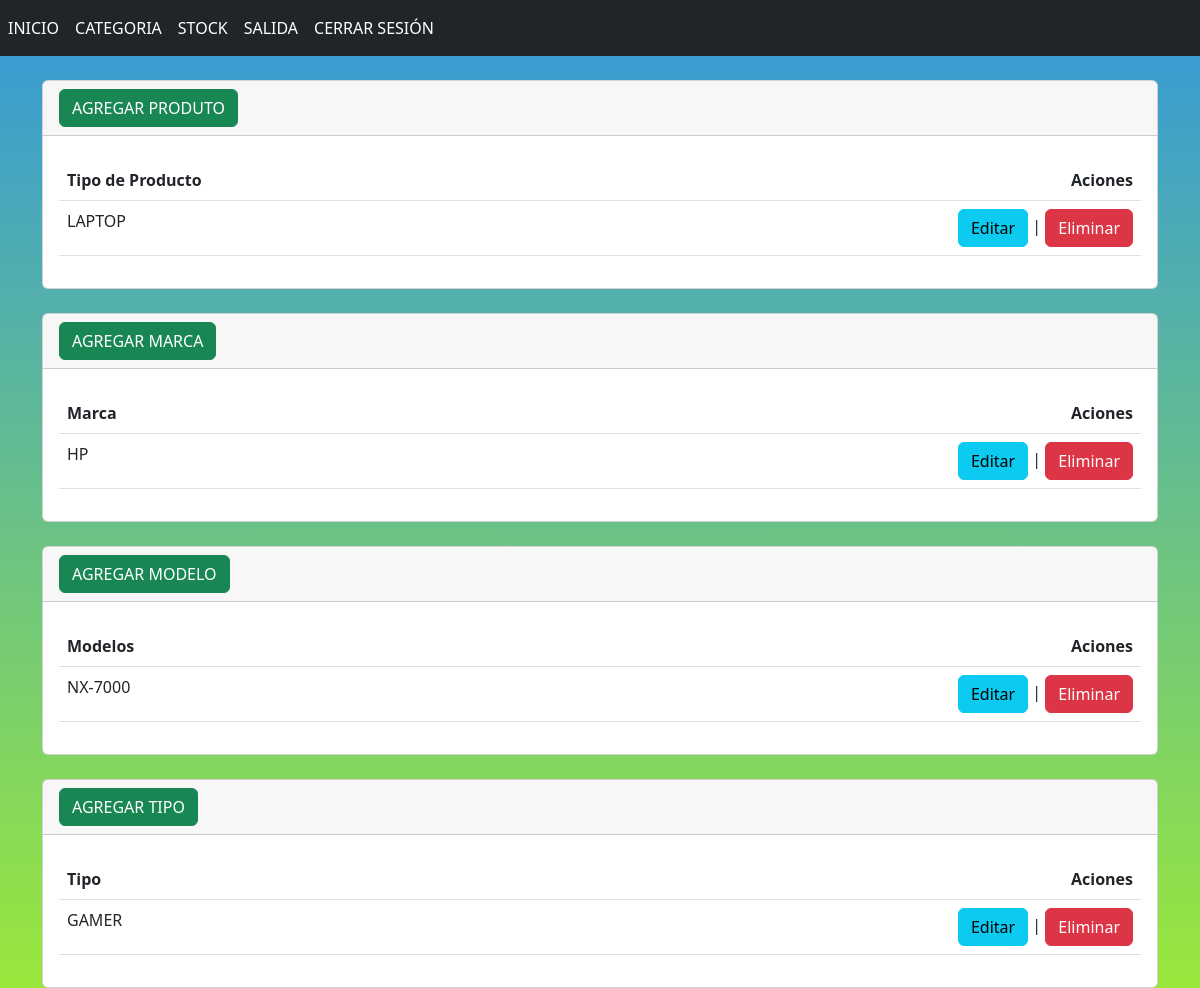
Before: /ListarCT/ with the older database file.
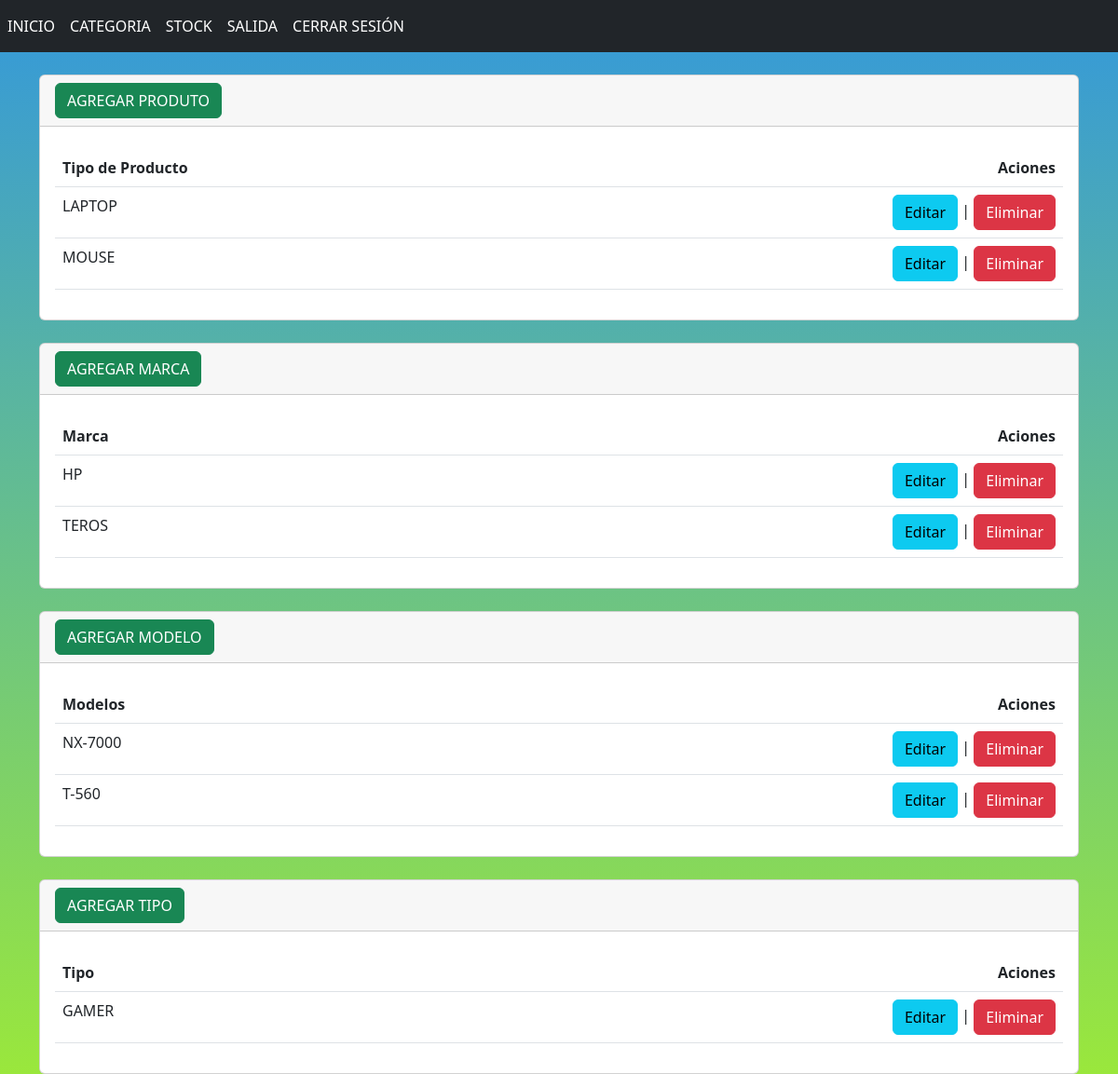
After: the same page with the newer database file.
### categorias/models.py (models this page shows, shortened)
class Producto(models.Model):
    N_producto = models.CharField(max_length=200, unique=True)

class Marca(models.Model):
    N_marca = models.CharField(max_length=100, unique=True)

class Modelo(models.Model):
    N_modelo = models.CharField(max_length=200, unique=True)

class Tipo(models.Model):
    N_tipo = models.CharField(max_length=200)

### categorias/views.py (the view)
# urls.py: path('ListarCT/', Listar,name='ListarCT'),
def Listar (request):
    productos = Producto.objects.all()
    marcas = Marca.objects.all()
    modelos = Modelo.objects.all()
    tipos = Tipo.objects.all()
    contenido = {'productos': productos,
                 'marcas': marcas,
                 'modelos': modelos,
                 'tipos': tipos}
    return render(request,'LisCategoria.html',contenido)

### templates/LisCategoria.html (shortened to what this page needs)
{% extends "base1.html" %}
{% block contenido %}
<br>
<div class="card">
    <div class="card-header">
        <a name="" id="" class="btn btn-success" href="{% url 'AgregarCTP' %}" role="button">AGREGAR PRODUTO</a>
    </div>
    <div class="card-body">
        <table class="table">
            <thead>
                <tr>
                    <th>Tipo de Producto</th>
                    <th style="text-align: right;">Aciones</th>
                </tr>
            </thead>
            <tbody>
                {% for Producto in productos %}
                <tr>
                    <td>{{Producto.N_producto}}</td>
                    <td style="text-align: right;"><a name="" id="" class="btn btn-info" href="{% url 'EditarCT' Producto.N_producto %}" role="button">Editar</a>
                        |
                        <a name="" id="" class="btn btn-danger" href="{% url 'EliminarCT' Producto.N_producto %}" role="button">Eliminar</a>
                    </td>
                </tr>
                {% endfor %}
            </tbody>
        </table>
    </div>
</div>
<br>
<div class="card">
    <div class="card-header">
        <a name="" id="" class="btn btn-success" href="{% url 'AgregarCTM' %}" role="button">AGREGAR MARCA</a>
    </div>
    <div class="card-body">
        <table class="table">
            <thead>
                <tr>
                    <th>Marca</th>
                    <th style="text-align: right;">Aciones</th>
                </tr>
            </thead>
            <tbody>
                {% for Marca in marcas%}
                <tr>
                    <td>{{Marca.N_marca}}</td>
                    <td style="text-align: right;"><a name="" id="" class="btn btn-info" href="{% url 'EditarCTM' Marca.N_marca %}" role="button">Editar</a>
                        |
                        <a name="" id="" class="btn btn-danger" href="{% url 'EliminarCTM' Marca.N_marca %}" role="button">Eliminar</a>
                    </td>
                </tr>
                {% endfor %}
            </tbody>
        </table>
    </div>
</div>
<br>
<div class="card">
    <div class="card-header">
        <a name="" id="" class="btn btn-success" href="{% url 'AgregarCTMD' %}" role="button">AGREGAR MODELO</a>
    </div>
    <div class="card-body">
        <table class="table">
            <thead>
                <tr>
                    <th>Modelos</th>
                    <th style="text-align: right;">Aciones</th>
                </tr>
            </thead>
            <tbody>
                {% for Modelo in modelos%}
                <tr>
                    <td>{{Modelo.N_modelo}}</td>
                    <td style="text-align: right;">
                        <a name="" id="" class="btn btn-info" href="{%url 'EditarCTMD' Modelo.N_modelo%}" role="button">Editar</a>
                        |
                        <a name="" id="" class="btn btn-danger" href="{%url 'EliminarCTMD' Modelo.N_modelo%}" role="button">Eliminar</a>
                    </td>
                </tr>
                {% endfor %}
            </tbody>
        </table>
    </div>
</div>
<br>
<div class="card">
    <div class="card-header">
        <a name="" id="" class="btn btn-success" href="{% url 'AgregarCTT' %}" role="button">AGREGAR TIPO</a>
    </div>
    <div class="card-body">
        <table class="table">
            <thead>
                <tr>
                    <th>Tipo</th>
                    <th style="text-align: right;">Aciones</th>
                </tr>
            </thead>
            <tbody>
                {% for Tipo in tipos%}
                <tr>
                    <td>{{Tipo.N_tipo}}</td>
                    <td style="text-align: right;"><a name="" id="" class="btn btn-info" href="{%url 'EditarCTT' Tipo.N_tipo%}" role="button">Editar</a>
                        |
                        <a name="" id="" class="btn btn-danger" href="{% url 'EliminarCTT' Tipo.N_tipo %}" role="button">Eliminar</a>
                    </td>
                </tr>
                {% endfor %}
            </tbody>
        </table>
    </div>
</div>
{% endblock %}

Changed rows visible on the page:
added Producto: N_producto "MOUSE"
added Marca: N_marca "TEROS"
added Modelo: N_modelo "T-560"
